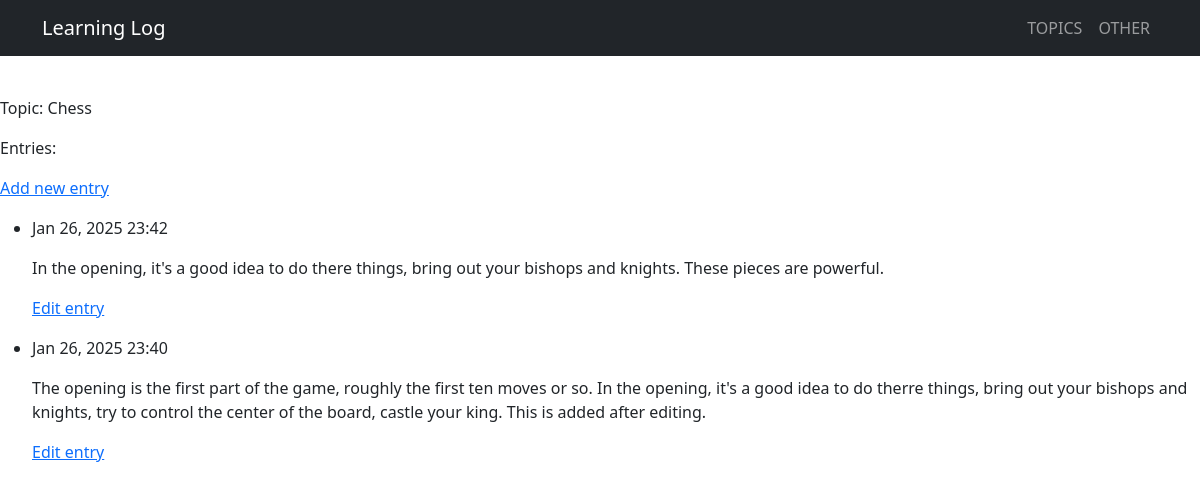
/topics/1/, run on the app's committed database.
### learning_logs/models.py (models this page shows, shortened)
class Topic(models.Model):
    text = models.CharField(max_length=200)
    date_added= models.DateTimeField(auto_now_add=True)
    def __str__(self):
        return self.text

class Entry(models.Model):
    topic = models.ForeignKey(Topic, on_delete=models.CASCADE)
    text = models.TextField()
    date_added = models.DateTimeField(auto_now_add=True)
    class Meta:
        verbose_name_plural = 'entries'

### learning_logs/views.py (the view)
# urls.py: path('topics/<int:topic_id>/', views.topic, name='topic'),
def topic(request,topic_id):
    topic = Topic.objects.get(id=topic_id)
    entries = topic.entry_set.order_by('-date_added')
    context = {'topic': topic, 'entries': entries}
    return render(request,'learning_logs/topic.html', context)

### learning_logs/templates/learning_logs/topic.html
{% extends "learning_logs/base.html" %}
{% block content %}
<p>Topic: {{topic}}</p>
<p>Entries:</p>
<p>
    <a href="{% url 'learning_logs:new_entry' topic.id %}">Add new entry</a>
</p>
<ul>
{% for entry in entries %}
    <li>
        <p>{{ entry.date_added|date:'M d, Y H:i'}}</p>
        <p>{{ entry.text|linebreaks }}</p>
        <p>
            <a href="{% url 'learning_logs:edit_entry' entry.id %}">Edit entry</a>
        </p>
    </li>
{% empty %}
    <li>There are no entries for this topic yet</li>
{% endfor %}
</ul>
{% endblock content %}

### learning_logs/templates/learning_logs/base.html (shortened to what this page needs)
<!DOCTYPE html>
<html lang="en">
    <head>
        <link href="https://cdn.jsdelivr.net/npm/bootstrap@5.3.3/dist/css/bootstrap.min.css" rel="stylesheet">
    </head>
    <body>
        {% include 'partials/navbar.html' %}
        {% block content %}
        {% endblock content %}
    </body>
</html>

### learning_logs/templates/partials/navbar.html (shortened to what this page needs)
<nav class="navbar navbar-expand-lg navbar-dark bg-dark fixed-top" id="mainNav">
    <div class="container">
        <a class="navbar-brand" href="{% url 'learning_logs:index' %}">Learning Log</a>
        <div class="collapse navbar-collapse" id="navbarResponsive">
            <ul class="navbar-nav text-uppercase ms-auto py-4 py-lg-0">
                <li class="nav-item"><a class="nav-link" href="{% url 'learning_logs:topics' %}">Topics</a></li>
                <li class="nav-item"><a class="nav-link" href="#portfolio">Other</a></li>
            </ul>
        </div>
    </div>
  </nav>

### data on the page
Topic: text "Chess"
Entry: date_added "Jan 26, 2025 23:42", text "In the opening, it's a good idea to do there things, bring out your bishops and knights. These pieces are powerful."
Entry: date_added "Jan 26, 2025 23:40", text "The opening is the first part of the game, roughly the first ten moves or so. In the opening, it's a good idea to do therre things, bring out your bishops and knights, try to control the center of the board, castle your king. This is added after editing."
